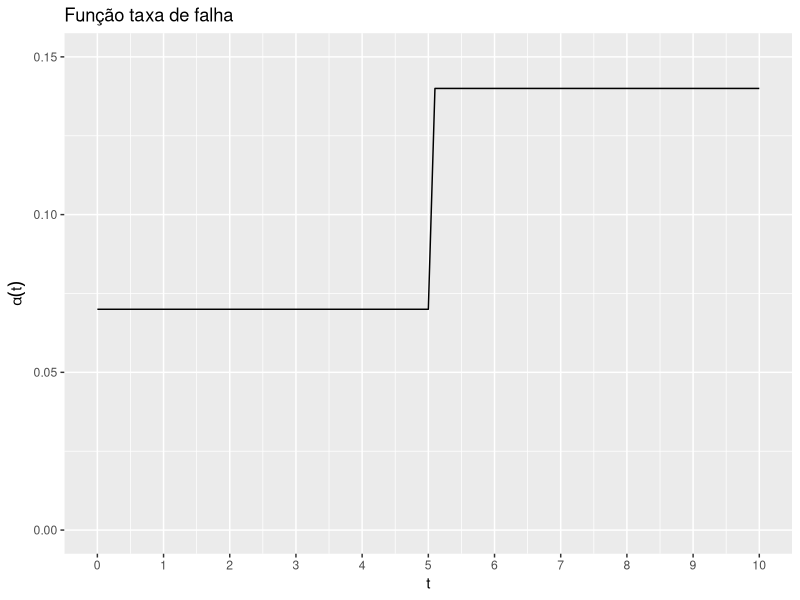
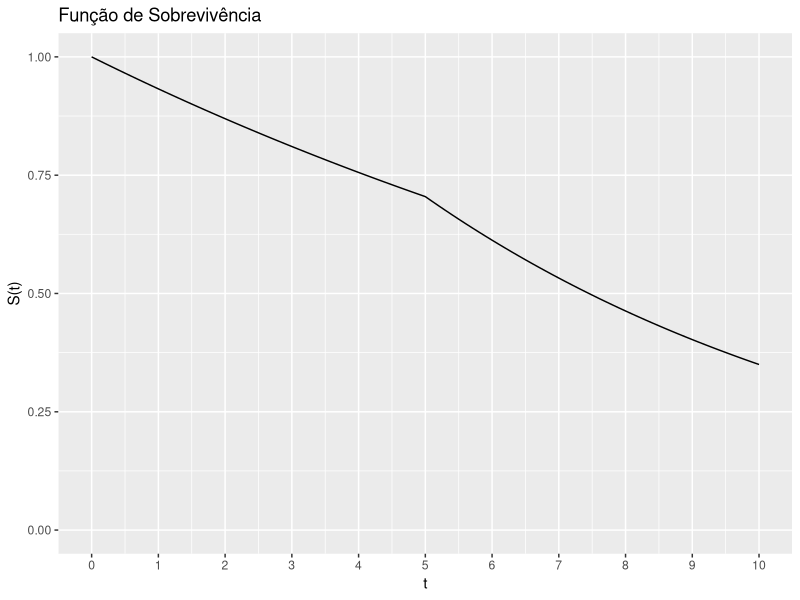
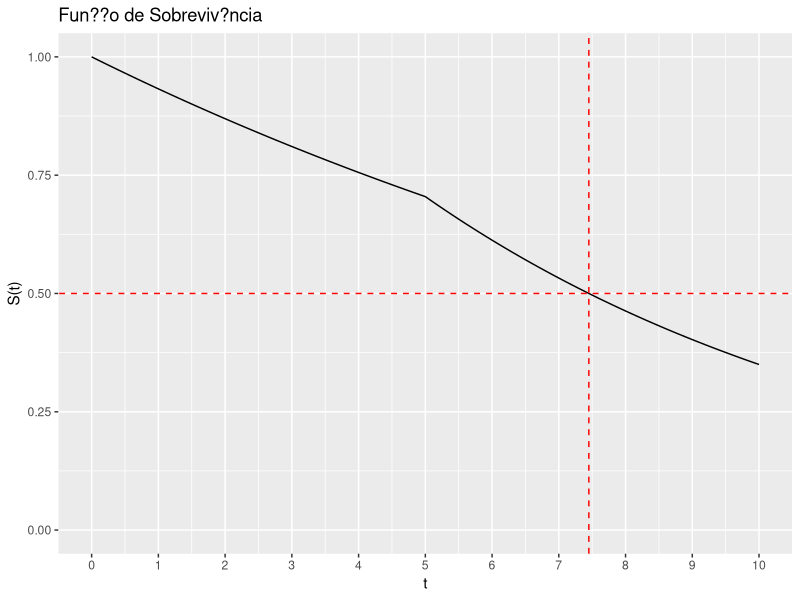
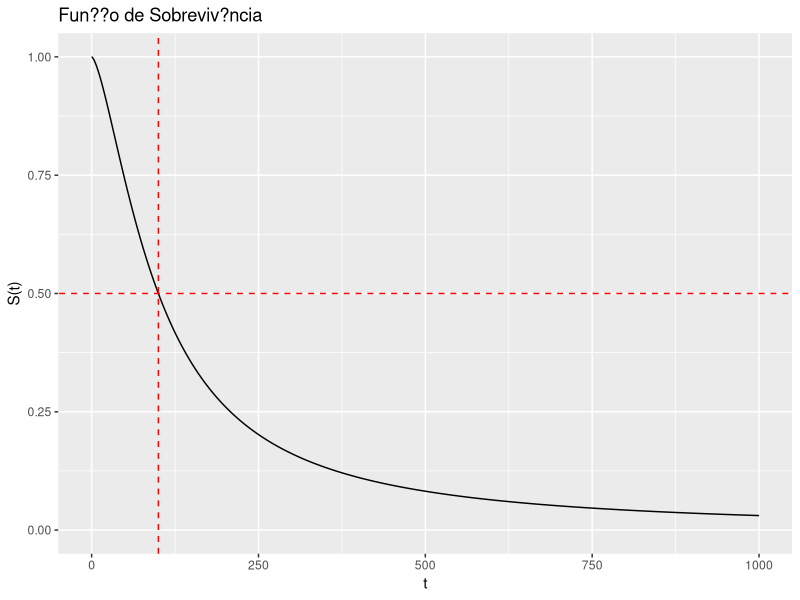
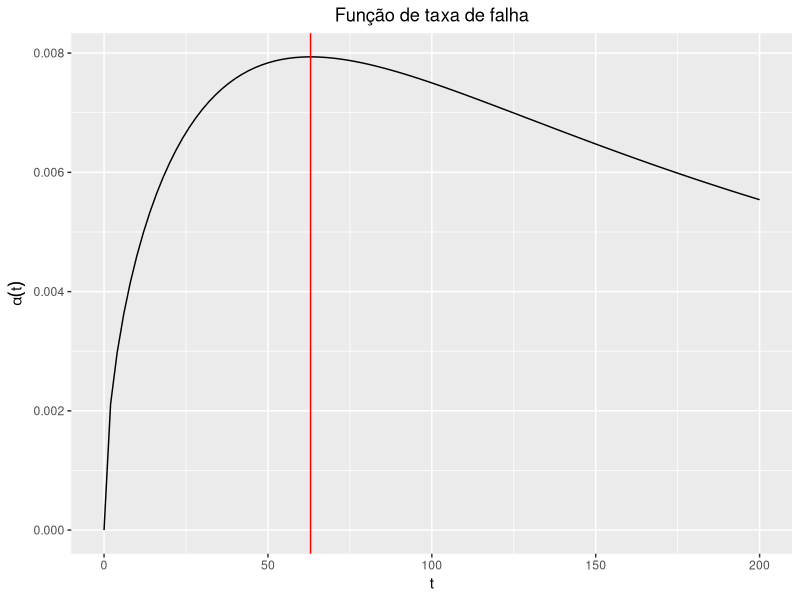

Here is the R script that generated these plots, in order: (Note: this script raises an error after producing the figures.)
# Lista 1 - MAE 514

library(ggplot2)
library(gridExtra)

# Exercício 3
# item a

# função taxa de falha
alpha <- function(t){
  l <- vector()
  for(i in 1:length(t)){
    if(t[i]>=0 & t[i]<=5){
      l[i]=0.07
    }
    else {
      l[i]=0.14
    }
  }
  return(l)
}

t <- data.frame(t=seq(0,10,0.1))

ggplot(t, aes(x=t)) + 
  stat_function(fun = alpha) +
  scale_y_continuous(limits = c(0,0.15)) +
  scale_x_continuous(breaks = seq(0,10)) +
  labs(y = expression(alpha(t)), 
       x = "t",
       title = "Função taxa de falha") 

# item b

Alpha <- vector()
for(i in 1:length(t$t)){
  Alpha[i]=integrate(alpha,0,t$t[i])$value
}

S <- data.frame(S=exp(-Alpha),t=t$t)

ggplot(S, aes(x=t,y=S)) + 
  geom_line() +
  scale_y_continuous(limits = c(0,1)) +
  scale_x_continuous(limits = c(0,10),breaks = seq(0,10)) +
  labs(y = "S(t)", 
       x = "t",
       title = "Função de Sobrevivência")

ggplot(S, aes(x=t,y=S)) + 
  geom_line() +
  scale_y_continuous(limits = c(0,1)) +
  scale_x_continuous(limits = c(0,10),breaks = seq(0,10)) +
  labs(y = "S(t)", 
       x = "t",
       title = "Fun??o de Sobreviv?ncia")+
  geom_abline(intercept = 0.5, slope = 0, color = "red", lty=2)+
  geom_vline(xintercept = 7.45, color = "red",lty=2)

# Exercício 4
# item a

# função taxa de sobrevivência
S_4 <- function(t,l,a){
  S <- vector()
  for(i in 1:length(t)){
    S[i] <- 1/(1+l*t[i]^a)
  }
  return(S)
}

S_4(50,0.001,1.5)
S_4(100,0.001,1.5)
S_4(150,0.001,1.5)

# item b

S_4(100,0.001,1.5)

t <- seq(0,1000,0.1)
S <-S_4(t,0.001,1.5)

dad <- data.frame(t,S)
ggplot(dad, aes(x=t,y=S)) + 
  geom_line() +
  scale_y_continuous(limits = c(0,1)) +
  scale_x_continuous(limits = c(0,1000)) +
  labs(y = "S(t)", 
       x = "t",
       title = "Fun??o de Sobreviv?ncia")+
  geom_abline(intercept = 0.5, slope = 0, color = "red", lty=2)+
  geom_vline(xintercept = 100, color = "red",lty=2)

# item c

# função taxa de taxa de falha
alpha_4 <- function(t,l,a){
  alfa <- vector()
  for(i in 1:length(t)){
    alfa[i] <- (a*l*t[i]^(a-1))/(1+l*t[i]^a)
  }
  return(alfa)
}

t1 <- data.frame(t1=seq(0,200,0.1))
ggplot(t1, aes(x=t1)) + 
  stat_function(fun = function(y) alpha_4(y,0.001,1.5)) +
  geom_vline(xintercept = 63,colour='red') +
  theme(plot.title = element_text(hjust = 0.5)) +
  labs(y = bquote(alpha(t)), 
       x = "t",
       title = "Função de taxa de falha") 

# item d

R <- function(t){
  R <- vector()
  for(i in 1:length(t)){
    R[i] <- 1/(1+0.001*t[i]^1.5)
  }
  return(R)
}
integrate(R,0,Inf)$value

# Exercício 5

# função taxa de sobrevivência
S_5 <- function(t,l,p){
  S <- vector()
  for(i in 1:length(t)){
    S[i] <- exp(-l*t[i]^p)
  }
  return(S)
}

plot1 <- ggplot(t, aes(x=t)) + 
  stat_function(fun = function(y) S_5(y,0.5,0.1),colour='blue') +
  scale_x_continuous(breaks = seq(0,10)) +
  theme(plot.title = element_text(hjust = 0.5)) +
  labs(y = "S(t)", 
       x = "t",
       title = bquote(lambda == 0.5 ~ 'e' ~ rho == 0.1)) 

plot2 <- ggplot(t, aes(x=t)) + 
  stat_function(fun = function(y) S_5(y,0.5,0.5),colour='blue') +
  scale_x_continuous(breaks = seq(0,10)) +
  theme(plot.title = element_text(hjust = 0.5)) +
  labs(y = "S(t)", 
       x = "t",
       title = bquote(lambda == 0.5 ~ 'e' ~ rho == 0.5)) 

plot3 <- ggplot(t, aes(x=t)) + 
  stat_function(fun = function(y) S_5(y,0.5,1),colour='blue') +
  scale_x_continuous(breaks = seq(0,10)) +
  theme(plot.title = element_text(hjust = 0.5)) +
  labs(y = "S(t)", 
       x = "t",
       title = bquote(lambda == 0.5 ~ 'e' ~ rho == 1)) 

plot4 <- ggplot(t, aes(x=t)) + 
  stat_function(fun = function(y) S_5(y,0.1,0.1),colour='blue') +
  scale_x_continuous(breaks = seq(0,10)) +
  theme(plot.title = element_text(hjust = 0.5)) +
  labs(y = "S(t)", 
       x = "t",
       title = bquote(lambda == 0.1 ~ 'e' ~ rho == 0.1)) 

plot5 <- ggplot(t, aes(x=t)) + 
  stat_function(fun = function(y) S_5(y,0.1,0.5),colour='blue') +
  scale_x_continuous(breaks = seq(0,10)) +
  theme(plot.title = element_text(hjust = 0.5)) +
  labs(y = "S(t)", 
       x = "t",
       title = bquote(lambda == 0.1 ~ 'e' ~ rho == 0.5)) 

plot6 <- ggplot(t, aes(x=t)) + 
  stat_function(fun = function(y) S_5(y,0.1,1),colour='blue') +
  scale_x_continuous(breaks = seq(0,10)) +
  theme(plot.title = element_text(hjust = 0.5)) +
  labs(y = "S(t)", 
       x = "t",
       title = bquote(lambda == 0.1 ~ 'e' ~ rho == 1)) 

grid.arrange(plot1, plot2, plot3,
             plot4, plot5, plot6, ncol=3,nrow=2)

# função taxa de falha
alpha_5 <- function(t,l,p){
  alpha <- vector()
  for(i in 1:length(t)){
    alpha[i] <- (exp(-l*t[i]^p)*l*p*t[i]^(-1+p))/exp(-l*t[i]^p)
  }
  return(alpha)
}

plot1 <- ggplot(t, aes(x=t)) + 
  stat_function(fun = function(y) alpha_5(y,0.5,0.1),colour='red') +
  scale_x_continuous(breaks = seq(0,10)) +
  theme(plot.title = element_text(hjust = 0.5)) +
  labs(y = bquote(alpha(t)), 
       x = "t",
       title = bquote(lambda == 0.5 ~ 'e' ~ rho == 0.1)) 

plot2 <- ggplot(t, aes(x=t)) + 
  stat_function(fun = function(y) alpha_5(y,0.5,0.5),colour='red') +
  scale_x_continuous(breaks = seq(0,10)) +
  theme(plot.title = element_text(hjust = 0.5)) +
  labs(y = bquote(alpha(t)), 
       x = "t",
       title = bquote(lambda == 0.5 ~ 'e' ~ rho == 0.5)) 

plot3 <- ggplot(t, aes(x=t)) + 
  stat_function(fun = function(y) alpha_5(y,0.5,1),colour='red') +
  scale_x_continuous(breaks = seq(0,10)) +
  theme(plot.title = element_text(hjust = 0.5)) +
  labs(y = bquote(alpha(t)), 
       x = "t",
       title = bquote(lambda == 0.5 ~ 'e' ~ rho == 1)) 

plot4 <- ggplot(t, aes(x=t)) + 
  stat_function(fun = function(y) alpha_5(y,0.1,0.1),colour='red') +
  scale_x_continuous(breaks = seq(0,10)) +
  theme(plot.title = element_text(hjust = 0.5)) +
  labs(y = bquote(alpha(t)), 
       x = "t",
       title = bquote(lambda == 0.1 ~ 'e' ~ rho == 0.1)) 

plot5 <- ggplot(t, aes(x=t)) + 
  stat_function(fun = function(y) alpha_5(y,0.1,0.5),colour='red') +
  scale_x_continuous(breaks = seq(0,10)) +
  theme(plot.title = element_text(hjust = 0.5)) +
  labs(y = bquote(alpha(t)), 
       x = "t",
       title = bquote(lambda == 0.1 ~ 'e' ~ rho == 0.5)) 

plot6 <- ggplot(t, aes(x=t)) + 
  stat_function(fun = function(y) alpha_5(y,0.1,1),colour='red') +
  scale_x_continuous(breaks = seq(0,10)) +
  theme(plot.title = element_text(hjust = 0.5)) +
  labs(y = bquote(alpha(t)), 
       x = "t",
       title = bquote(lambda == 0.1 ~ 'e' ~ rho == 1)) 

grid.arrange(plot1, plot2, plot3,
             plot4, plot5, plot6, ncol=3,nrow=2)

# Exercício 6
# item a
#                                        rho         1/lambda
set.seed(4)
rweibull <- data.frame(W = rweibull(100,shape = 1, scale = 2))
ggplot(rweibull, aes(y=W)) + 
  geom_boxplot()+
  labs(y = "rweibull",
       title = "Box plot rweibull")

ggplot(rweibull, aes(x = W)) + 
  geom_histogram(aes(y =..density..),
                 breaks = seq(0, 10, by = 0.4), 
                 colour = "black", 
                 fill = "white")+
  stat_function(fun = dweibull,
                args = list(shape = 1, scale = 2))

dat <- data.frame(t=knots(ecdf(rweibull$W)),
                  S=1-ecdf(rweibull$W)(knots(ecdf(rweibull$W))))

ggplot(dat,aes(x=t, y=S)) +
  geom_step() +
  stat_function(fun = function(y) S_5(y,0.5,1),colour='blue') +
  scale_x_continuous(breaks = seq(0,10)) +
  theme(plot.title = element_text(hjust = 0.5)) +
  labs(y = "S(t)", 
       x = "t",
       title = 'Função de sobrevivência') 

# item b

# QQplot
ggplot(rweibull, aes(sample = W)) +
  stat_qq(distribution = qweibull,dparams = list(shape = 1, scale = 2)) +
  stat_qq_line(distribution = qweibull, dparams = list(shape = 1, scale = 2))+
  ggtitle("QQ-Plot Weibull")

# item c

# substraindo da média e dividindo pelo desvio padrão
rweibull2 <- data.frame(W_pad=(rweibull$W-mean(rweibull$W))/sd(rweibull$W))

ggplot(rweibull2, aes(sample = W_pad)) + 
  stat_qq(distribution = qnorm) + 
  stat_qq_line(distribution = qnorm) + 
  ggtitle("QQ-Plot Normal")

# item d

#n=40
set.seed(4)
rweibull <- data.frame(W = rweibull(40,shape = 1, scale = 2))

ggplot(rweibull, aes(sample = W)) +
  stat_qq(distribution = qweibull,dparams = list(shape = 1, scale = 2)) +
  stat_qq_line(distribution = qweibull, dparams = list(shape = 1, scale = 2))+
  ggtitle("QQ-Plot Weibull")

# substraindo da média e dividindo pelo desvio padrão
rweibull2 <- data.frame(W_pad=(rweibull$W-mean(rweibull$W))/sd(rweibull$W))

ggplot(rweibull2, aes(sample = W_pad)) + 
  stat_qq(distribution = qnorm) + 
  stat_qq_line(distribution = qnorm) + 
  ggtitle("QQ-Plot Normal")

#n=300
set.seed(4)
rweibull <- data.frame(W = rweibull(300,shape = 1, scale = 2))

ggplot(rweibull, aes(sample = W)) +
  stat_qq(distribution = qweibull,dparams = list(shape = 1, scale = 2)) +
  stat_qq_line(distribution = qweibull, dparams = list(shape = 1, scale = 2))+
  ggtitle("QQ-Plot Weibull")

# substraindo da média e dividindo pelo desvio padrão
rweibull2 <- data.frame(W_pad=(rweibull$W-mean(rweibull$W))/sd(rweibull$W))

ggplot(rweibull2, aes(sample = W_pad)) + 
  stat_qq(distribution = qnorm) + 
  stat_qq_line(distribution = qnorm) + 
  ggtitle("QQ-Plot Normal")

#n=1200
set.seed(4)
rweibull <- data.frame(W = rweibull(1200,shape = 1, scale = 2))

ggplot(rweibull, aes(sample = W)) +
  stat_qq(distribution = qweibull,dparams = list(shape = 1, scale = 2)) +
  stat_qq_line(distribution = qweibull, dparams = list(shape = 1, scale = 2))+
  ggtitle("QQ-Plot Weibull")

# substraindo da média e dividindo pelo desvio padrão
rweibull2 <- data.frame(W_pad=(rweibull$W-mean(rweibull$W))/sd(rweibull$W))

ggplot(rweibull2, aes(sample = W_pad)) + 
  stat_qq(distribution = qnorm) + 
  stat_qq_line(distribution = qnorm) + 
  ggtitle("QQ-Plot Normal")